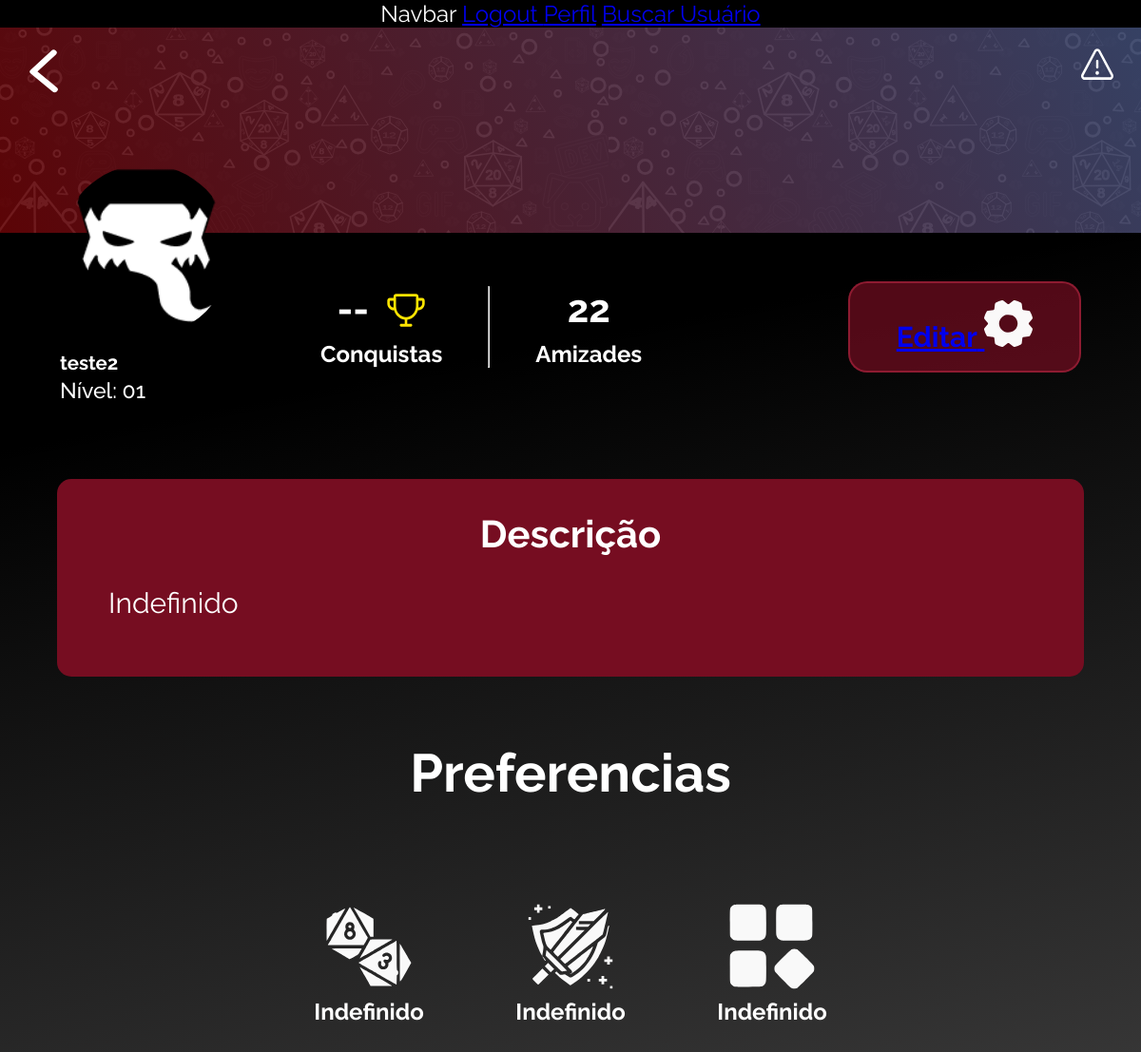
The app's page /usuario (signed in) with its own data.
### home/models.py (models this page shows, shortened)
class Perfil(models.Model):
    nomePerfil = models.ForeignKey(User, on_delete=models.CASCADE)
    slug = models.SlugField(User, unique=True)
    SESSION_CHOICES = (
        ('Online', 'Online'),
        ('Presencial', 'Presencial'),
    )
    PLAYER_TYPE_CHOICES = (
        ('Mestre', 'Mestre'),
        ('Jogador', 'Jogador'),
        ('Ambos', 'Ambos'),
    )
    RPG_SYSTEM_CHOICES = (
        ('Dungeons & Dragons', 'Dungeons & Dragons'),
        ('Tormenta20', 'Tormenta20'),
        ('Ordem Paranormal', 'Ordem Paranormal'),
        ('Call of Cthulhu', 'Call of Cthulhu'),
        ('Outros', 'Outros'),
    )
    fotoConta = models.ImageField(upload_to='images/profilePictures')
    tipo_sessao = models.CharField(max_length=20, choices=SESSION_CHOICES, null=True)
    tipo_player = models.CharField(max_length=20, choices=PLAYER_TYPE_CHOICES, null=True)
    descricao = models.TextField(max_length=256, null=True)
    sistema_rpg = models.CharField(max_length=20, choices=RPG_SYSTEM_CHOICES, null=True)
    idade = models.IntegerField(null=True)

### home/views.py (the view)
# urls.py: path('usuario', views.usuario, name = 'usuario'),
@login_required
def usuario(request):
    perfil = Perfil.objects.get(nomePerfil=request.user)
    campanha = Campanha.objects.filter(nomeMestre=perfil).first()
    return render(request, 'principal/user.html', {'perfil': perfil, 'campanha': campanha})

### home/templates/principal/user.html (shortened to what this page needs)
{% extends 'principal/base.html' %}
{% load static %}
{% block head %}
<link rel="stylesheet" href="{% static "css/global-ia.css" %}" />
<link rel="stylesheet" href="{% static "css/responsivity.css" %}">
<link rel="stylesheet" href="{% static "css/perfil.css" %}" />
{% endblock %}
{% block conteudo %}
<div class="flex">
  <div class="user-header">
    <div class="header-background">
      <div class="rectangle-div flex">
        <img class="down-arrow-1-4" alt="" src="{% static "img/public/caret.svg" %}"/>
      <img class="vector-icon" alt="" src="{% static "img/public/report.svg" %}" />
      </div>
    </div>
    <div class="header-body">
      <div class="body-row flex">
        <div class="body-name flex">
          {% if perfil.fotoConta == 'Indefinido' %}
            <img class="image-50-icon" alt="Foto do usuário {{ user }}"  src="{% static "img/Ain.png" %}" />
          {% else %}
            <img class="image-50-icon" alt="Foto do usuário {{ user }}"  src="{{ perfil.fotoConta.url }}" />
          {% endif %}
          <b class="nome">{{ user }}</b>
          <p class="nvel-17">Nível: 01</p>
        </div>
        <div class="flex" id="header-piece">
          <div class="middle-stats flex">
            <div class="achieve flex">
              <div class="achieve-num flex">
                <b class="b">--</b>
                <img class="trophy-2-icon" alt="" src="{% static "img/public/trophy-2.svg" %}" />
              </div>
              <b class="conquistas">Conquistas</b>
            </div>
            <hr class="middle-column">
            <div class="friendship flex">
              <b class="b">22</b>
              <b class="amizades">Amizades</b>
            </div>
          </div>
          <button id="edit" class="adicionar flex">
            <a href="{% url 'editarconta' %}">
              <b id="editar" class="adicionar1">Editar</b>
              <img id="gear" class="create-group-button-2-1" alt="" src="{% static "img/public/gear.svg" %}"/>
            </a>
          </button>
        </div>
      </div>
    </div>
  </div>
  <div class="user-body flex">
    <b>Descrição</b>
    <p class="desc-text">
      {{ perfil.descricao }}
    </p>
  </div>
  <div class="preferences flex">
    <b id="descrio">Preferencias</b>
    <div class="preference-stats flex">
      <div class="preference-stat">
        {% if perfil.tipo_sessao == "Online" %}
          <img class="rss-2-icon" alt="Chats simbolizando estilo de jogo online" src="{% static "img/public/mesa-online.svg" %}" />
        {% else %}
          <img class="rss-2-icon" alt="Dados de 20 lados simbolizando estilo de jogo presencial" src="{% static "img/public/mesa-presencial.svg" %}" />
        {% endif %}
        <b class="mesa-virtual">{{ perfil.tipo_sessao }}</b>
      </div>
      <div class="preference-stat">
        {% if perfil.tipo_player == "Jogador" %}
          <img class="ss-2-icon" alt="" src="{% static "img/public/player.svg" %}" />
        {% elif perfil.tipo_player == "Mestre" %}
        <img class="ss-2-icon" alt="" src="{% static "img/public/mestre.svg" %}" />
        {% else %}
          <img class="ss-2-icon" alt="" src="{% static "img/public/ambos.svg" %}" />
        {% endif %}
        <b class="mestrejogador">{{ perfil.tipo_player }}</b>
      </div>
      <div class="preference-stat">
        {% if perfil.sistema_rpg == "Dungeons & Dragons"%}
          <img class="dnd-2-icon" alt="Imagem representando Dungeon and Dragons" src="{% static "img/public/dnd.svg" %}" />
        {% elif perfil.sistema_rpg == "Tormenta20" %}
          <img class="dnd-2-icon" alt="Imagem representando Tormenta20" src="{% static "img/public/t20.svg" %}" />
        {% elif perfil.sistema_rpg == "Call of Cthulhu" %}
          <img class="dnd-2-icon" alt="Imagem representando Call of Cthulhu" src="{% static "img/public/coc.svg" %}" />
        {% elif perfil.sistema_rpg == "Ordem Paranormal" %}
          <img class="dnd-2-icon" alt="Imagem representando Ordem Paranormal" src="{% static "img/public/ordem.svg" %}" />
        {% else %}
          <img class="dnd-2-icon" alt="Imagem de um mapa representando Outros RPGs em geral" src="{% static "img/public/others.svg" %}" />
        {% endif %}
        <b class="dnd">{{ perfil.sistema_rpg }}</b>
      </div>
    </div>
  </div>
</div>
{% endblock conteudo %}

### static/css/global-ia.css (style rules this page uses)
* { margin: 0; }
.flex { display: flex; align-items: center; justify-content: center; }
body { margin: 0; overflow-x: hidden; }
button { all: initial; }
:root { --body: Raleway; --header-12: "a Absolute Empire"; --font-merriweather: Merriweather; --font-inter: Inter; --font-size-8xl: clamp(14px, 2.3vw, 27px); --font-size-21xl: clamp(20px, 3.4vw, 40px); --header-12-size: clamp(18px, 2.5vw, 32px); --font-size-lg: clamp(14px, 1.5vw, 18px); --font-size-5xl: clamp(12px, 2.3vw, 24px); --font-size-65xl: clamp(40px, 8vw, 84px); --font-size-45xl: clamp(24px, 6vw, 64px); --font-size-sm: clamp(14px, 1.2vw, 18px); --body-size: clamp(14px, 2vw, 32px); --font-size-17xl: clamp(12px, 2.5vw ,36px); --title-size: clamp(64px, 3vw, 96px); --title-13-size: clamp(25px, 3vw, 36px); --font-size-9xl: clamp(24px, 5.4vw, 56px); --subtitle-22-size: clamp(17px,1.7vw, 32px); --font-size-xl: clamp(16px, 2.5vw, 32px); --font-size-4xl: clamp(17px,2vw,23px); --font-size-29xl: clamp(15px, 2.5vw ,36px); --br-xl: 20px; --br-8xs: 5px; --br-3xs: 10px; --br-31xl: 50px; --br-mini: 15px; --br-194xl: 213px; --color-black: #000; --color-white: #fff; --dragonblood: #df0101; --mudbase: #a8233c; --darkred: #760d21; --lightredwine: #cc667c; }

### static/css/perfil.css (style rules this page uses)
body { background: linear-gradient(169deg, #000 35.32%, rgba(53, 51, 51, 0.50) 218.41%); font-size: var(--body-size); color: var(--color-white); font-family: var(--body); display: flex; flex-direction: column; align-items: center; }
body > div { width: 100%; flex-direction: column; display: flex; align-items: center; gap: 2rem; }
.user-header { margin-bottom: 3rem; width: 100%; }
.user-body { flex-direction: column; gap: 2rem; justify-content: start; }
.user-body b, .user-body .body-header b { margin-top: 1.5vw; font-size: var(--font-size-21xl); }
.header-background { width: 100%; }
.header-body { margin-top: -6vw; z-index: 9; width: 100%; }
.rectangle-div { height: 18vw; justify-content: space-between; align-items: start; }
.rectangle-div img { width: 4%; margin: 1.4rem; }
.down-arrow-1-4 { transform: rotate(180deg); }
.body-row { justify-content: space-around; align-items: end; }
.body-name { flex-direction: column; justify-content: start; align-items: start; margin-left: 1rem; }
.body-name > b { margin-top: 1rem; }
#header-piece { width: 68%; justify-content: space-between; }
.vector-icon { max-width: 15%; max-height: 15%; }
.nvel-17 { font-size: var(--font-size-4xl); font-weight: 500; margin-top: .2rem; }
.adicionar { all: unset; display: flex; border-radius: var(--br-xl); background-color: rgba(118, 13, 33, 0.7); border: 2px solid rgba(168, 35, 60, 0.7); box-sizing: border-box; width: 43%; height: 8vw; text-align: center; font-size: var(--font-size-xl); flex-direction: row-reverse; justify-content: space-evenly; align-items: center; cursor: pointer; }
.adicionar img, .adicionar p { transition: .2s; }
#edit { width: 30%; }
#gear { height: 40%; }
.middle-stats.flex, .adicionar { margin-bottom: 2rem; height: 8vw; margin-right: 1rem; }
.achieve { flex-direction: column; height: 100%; justify-content: space-around; }
.achieve-num { justify-content: space-evenly; width: 100%; }
.trophy-2-icon { width: 3.5vw; }
.create-group-button-2-1 { height: 80%; }
.user-body { border-radius: var(--br-mini); background-color: var(--darkred); width: 90%; padding: 1rem 0 5vw 0; margin-bottom: 3vw; }
.image-50-icon { border-radius: var(--br-194xl); width: 15vw; }
.nome { font-size: var(--subtitle-22-size); }
.b { font-size: var(--font-size-21xl); }
.middle-column { height: 7vw; margin: 0 4vw; }
.friendship { flex-direction: column; height: 100%; justify-content: space-around; }
#descrio { font-size: var(--font-size-9xl); }
.preferences { width: 100%; justify-content: center; gap: 8vw; margin-bottom: 2rem; flex-direction: column; }
.preference-stats { width: 100%; gap: 5rem; }
.preference-stat { display: flex; flex-direction: column; align-items: center; }
.preference-stat img { height: 9vw; width: 11vw; }
.dnd-2-icon { height: 115px; }
.desc-text { font-size: var(--font-size-29xl); text-align: justify; width: 90%; }

### records on screen
Perfil: descricao "Indefinido", tipo_sessao "Indefinido", tipo_player "Indefinido", sistema_rpg "Indefinido"

### other values on screen
{{ user }} "teste2"
